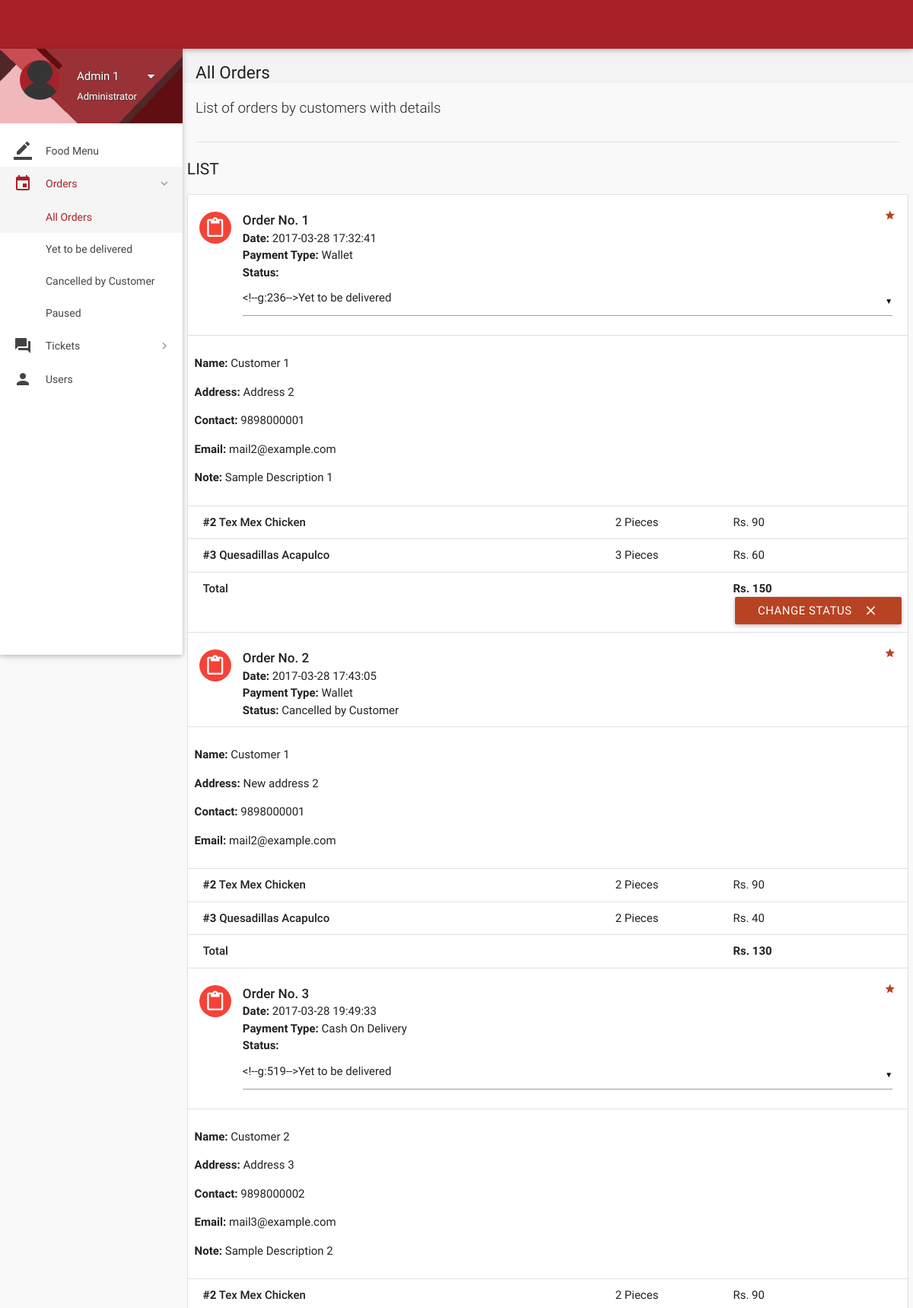
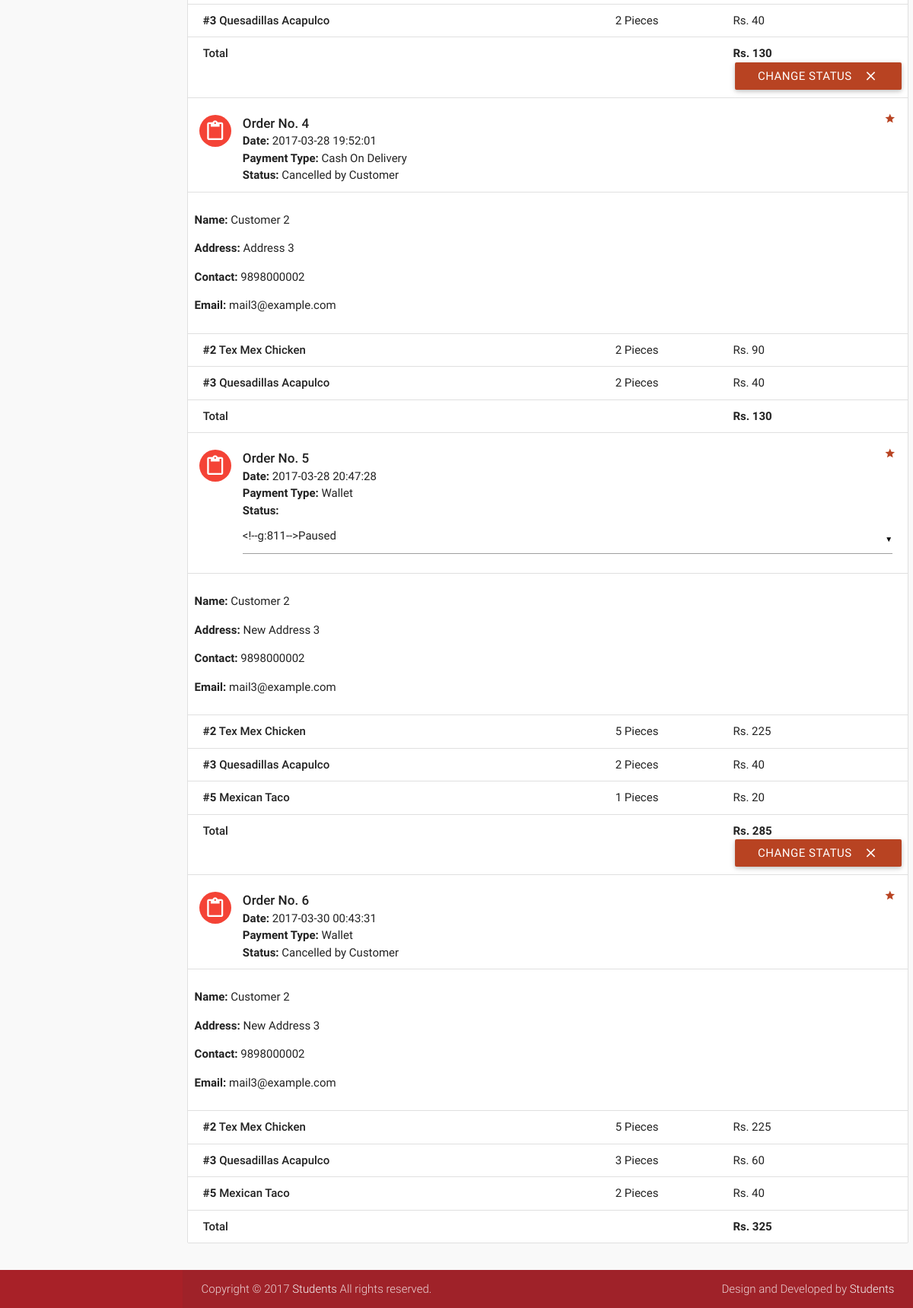
The page /account/all-orders.php (signed in) on the database its author committed (2 pictures, top to bottom).
### tables this page shows
CREATE TABLE `orders` (
  `id` int(11) NOT NULL,
  `customer_id` int(11) NOT NULL,
  `address` varchar(300) NOT NULL,
  `description` varchar(300) NOT NULL,
  `date` datetime NOT NULL DEFAULT current_timestamp(),
  `payment_type` varchar(16) NOT NULL DEFAULT 'Wallet',
  `total` int(11) NOT NULL,
  `status` varchar(25) NOT NULL DEFAULT 'Yet to be delivered',
  `deleted` tinyint(4) NOT NULL DEFAULT 0
);

CREATE TABLE `users` (
  `id` int(11) NOT NULL,
  `role` varchar(15) NOT NULL DEFAULT 'Customer',
  `name` varchar(15) NOT NULL,
  `username` varchar(100) NOT NULL,
  `password` varchar(16) NOT NULL,
  `email` varchar(35) DEFAULT NULL,
  `address` varchar(300) DEFAULT NULL,
  `contact` bigint(11) NOT NULL,
  `verified` tinyint(1) NOT NULL DEFAULT 0,
  `deleted` tinyint(4) NOT NULL DEFAULT 0
);

CREATE TABLE `order_details` (
  `id` int(11) NOT NULL,
  `order_id` int(11) NOT NULL,
  `item_id` int(11) NOT NULL,
  `quantity` int(11) NOT NULL,
  `price` int(11) NOT NULL
);

CREATE TABLE `items` (
  `id` int(11) NOT NULL,
  `name` varchar(20) NOT NULL,
  `price` int(11) NOT NULL,
  `deleted` tinyint(4) NOT NULL DEFAULT 0,
  `image` blob NOT NULL
);

### account/includes/connect.php (called while the page is built, shortened)
<?php
$name = $_SESSION['name'];
$role = $_SESSION['role'];
?>

### account/all-orders.php (the view, shortened to what this page needs)
<?php
include 'includes/connect.php';
	if($_SESSION['admin_sid']==session_id())
	{
		?>
<!DOCTYPE html>
<html lang="en">
<head>
  <link href="css/materialize.min.css" type="text/css" rel="stylesheet" media="screen,projection">
  <link href="css/style.min.css" type="text/css" rel="stylesheet" media="screen,projection">
  <link href="css/custom/custom.min.css" type="text/css" rel="stylesheet" media="screen,projection">
  <link href="js/plugins/perfect-scrollbar/perfect-scrollbar.css" type="text/css" rel="stylesheet" media="screen,projection">
</head>
<body>
  <header id="header" class="page-topbar">
        <div class="navbar-fixed">
            <nav class="navbar-color">
                <div class="nav-wrapper">
                    <ul class="left">
                      <li><h1 class="logo-wrapper"><a href="index.php" class="brand-logo darken-1"><img src="images/materialize-logo.png" alt="logo"></a> <span class="logo-text">Logo</span></h1></li>
                    </ul>
                </div>
            </nav>
        </div>
  </header>
  <div id="main">
    <div class="wrapper">
      <aside id="left-sidebar-nav">
        <ul id="slide-out" class="side-nav fixed leftside-navigation">
            <li class="user-details cyan darken-2">
            <div class="row">
                <div class="col col s4 m4 l4">
                    <img src="images/avatar.jpg" alt="" class="circle responsive-img valign profile-image">
                </div>
                <div class="col col s8 m8 l8">
                    <a class="btn-flat dropdown-button waves-effect waves-light white-text profile-btn" href="#" data-activates="profile-dropdown"><?php echo $name;?> <i class="mdi-navigation-arrow-drop-down right"></i></a>
                    <p class="user-roal"><?php echo $role;?></p>
                </div>
            </div>
            </li>
            <li class="bold"><a href="index.php" class="waves-effect waves-cyan"><i class="mdi-editor-border-color"></i> Food Menu</a>
            </li>
                <li class="no-padding">
                    <ul class="collapsible collapsible-accordion">
                        <li class="bold"><a class="collapsible-header waves-effect waves-cyan active"><i class="mdi-editor-insert-invitation"></i> Orders</a>
                            <div class="collapsible-body">
                                <ul>
								<li class="<?php
								if(!isset($_GET['status'])){
										echo 'active';
									}?>
									"><a href="all-orders.php">All Orders</a>
                                </li>
								<?php
									$sql = mysqli_query($con, "SELECT DISTINCT status FROM orders;");
									while($row = mysqli_fetch_array($sql)){
                                    echo '<li class='.(isset($_GET['status'])?($status == $_GET['status'] ? 'active' : ''): '').'><a href="all-orders.php?status='.$row['status'].'">'.$row['status'].'</a>
                                    </li>';
									}
									?>
                                </ul>
                            </div>
                        </li>
                    </ul>
                </li>
                 <li class="no-padding">
                    <ul class="collapsible collapsible-accordion">
                        <li class="bold"><a class="collapsible-header waves-effect waves-cyan"><i class="mdi-action-question-answer"></i> Tickets</a>
                        </li>
                    </ul>
                </li>
            <li class="bold"><a href="users.php" class="waves-effect waves-cyan"><i class="mdi-social-person"></i> Users</a>
            </li>
        </ul>
        </aside>
      <section id="content">
        <div id="breadcrumbs-wrapper">
          <div class="container">
            <div class="row">
              <div class="col s12 m12 l12">
                <h5 class="breadcrumbs-title">All Orders</h5>
              </div>
            </div>
          </div>
        </div>
        <div class="container">
          <p class="caption">List of orders by customers with details</p>
          <div class="divider"></div>
<div id="work-collections" class="seaction">
					<?php
					if(isset($_GET['status'])){
						$status = $_GET['status'];
					}
					else{
						$status = '%';
					}
					$sql = mysqli_query($con, "SELECT * FROM orders WHERE status LIKE '$status';");
					echo '<div class="row">
                <div>
                    <h4 class="header">List</h4>
                    <ul id="issues-collection" class="collection">';
					while($row = mysqli_fetch_array($sql))
					{
						$status = $row['status'];
						$deleted = $row['deleted'];
						echo '<li class="collection-item avatar">
                              <i class="mdi-content-content-paste red circle"></i>
                              <span class="collection-header">Order No. '.$row['id'].'</span>
                              <p><strong>Date:</strong> '.$row['date'].'</p>
                              <p><strong>Payment Type:</strong> '.$row['payment_type'].'</p>
							  <p><strong>Status:</strong> '.($deleted ? $status : '
							  <form method="post" action="routers/edit-orders.php">
							    <input type="hidden" value="'.$row['id'].'" name="id">
								<select name="status">
								<option value="Yet to be delivered" '.($status=='Yet to be delivered' ? 'selected' : '').'>Yet to be delivered</option>
								<option value="Delivered" '.($status=='Delivered' ? 'selected' : '').'>Delivered</option>
								<option value="Cancelled by Admin" '.($status=='Cancelled by Admin' ? 'selected' : '').'>Cancelled by Admin</option>
								<option value="Paused" '.($status=='Paused' ? 'selected' : '').'>Paused</option>
								</select>
							  ').'</p>
                              <a href="#" class="secondary-content"><i class="mdi-action-grade"></i></a>
                              </li>';
						$order_id = $row['id'];
						$customer_id = $row['customer_id'];
						$sql1 = mysqli_query($con, "SELECT * FROM order_details WHERE order_id = $order_id;");
						$sql3 = mysqli_query($con, "SELECT * FROM users WHERE id = $customer_id;");
							while($row3 = mysqli_fetch_array($sql3))
							{
							echo '<li class="collection-item">
                            <div class="row">
							<p><strong>Name: </strong>'.$row3['name'].'</p>
							<p><strong>Address: </strong>'.$row['address'].'</p>
							'.($row3['contact'] == '' ? '' : '<p><strong>Contact: </strong>'.$row3['contact'].'</p>').'
							'.($row3['email'] == '' ? '' : '<p><strong>Email: </strong>'.$row3['email'].'</p>').'
							'.(!empty($row['description']) ? '<p><strong>Note: </strong>'.$row['description'].'</p>' : '').'
                            </li>';
							}
						while($row1 = mysqli_fetch_array($sql1))
						{
							$item_id = $row1['item_id'];
							$sql2 = mysqli_query($con, "SELECT * FROM items WHERE id = $item_id;");
							while($row2 = mysqli_fetch_array($sql2))
								$item_name = $row2['name'];
							echo '<li class="collection-item">
                            <div class="row">
                            <div class="col s7">
                            <p class="collections-title"><strong>#'.$row1['item_id'].'</strong> '.$item_name.'</p>
                            </div>
                            <div class="col s2">
                            <span>'.$row1['quantity'].' Pieces</span>
                            </div>
                            <div class="col s3">
                            <span>Rs. '.$row1['price'].'</span>
                            </div>
                            </div>
                            </li>';
						}
								echo'<li class="collection-item">
                                        <div class="row">
                                            <div class="col s7">
                                                <p class="collections-title"> Total</p>
                                            </div>
                                            <div class="col s2">
											<span> </span>
                                            </div>
                                            <div class="col s3">
                                                <span><strong>Rs. '.$row['total'].'</strong></span>
                                            </div>';
								if(!$deleted){
								echo '<button class="btn waves-effect waves-light right submit" type="submit" name="action">Change Status
                                              <i class="mdi-content-clear right"></i>
										</button>
										</form>';
								}
								echo'</div></li>';
					}
					?>
					</ul>
                </div>
              </div>
            </div>
        </div>
      </section>
    </div>
  </div>
  <footer class="page-footer">
    <div class="footer-copyright">
      <div class="container">
        <span>Copyright © 2017 <a class="grey-text text-lighten-4" href="#" target="_blank">Students</a> All rights reserved.</span>
        <span class="right"> Design and Developed by <a class="grey-text text-lighten-4" href="#">Students</a></span>
        </div>
    </div>
  </footer>
</body>
</html>
<?php
	}
?>

### rows shown on the page
orders: id "1", date "2017-03-28 17:32:41", payment_type "Wallet", address "Address 2", description "Sample Description 1", total "150", deleted "CHANGE STATUS"
users: name "Customer 1", contact "9898000001", email "mail2@example.com"
order_details: item "2", item.name "Tex Mex Chicken", quantity "2", price "90"
order_details: item "3", item.name "Quesadillas Acapulco", quantity "3", price "60"
orders: id "2", date "2017-03-28 17:43:05", payment_type "Wallet", status "Cancelled by Customer", address "New address 2", total "130"
order_details: item "2", item.name "Tex Mex Chicken", quantity "2", price "90"
order_details: item "3", item.name "Quesadillas Acapulco", quantity "2", price "40"
orders: id "3", date "2017-03-28 19:49:33", payment_type "Cash On Delivery", address "Address 3", description "Sample Description 2", total "130", deleted "CHANGE STATUS"
users: name "Customer 2", contact "9898000002", email "mail3@example.com"
order_details: item "2", item.name "Tex Mex Chicken", quantity "2", price "90"
order_details: item "3", item.name "Quesadillas Acapulco", quantity "2", price "40"
orders: id "4", date "2017-03-28 19:52:01", payment_type "Cash On Delivery", status "Cancelled by Customer", address "Address 3", total "130"
order_details: item "2", item.name "Tex Mex Chicken", quantity "2", price "90"
order_details: item "3", item.name "Quesadillas Acapulco", quantity "2", price "40"
orders: id "5", date "2017-03-28 20:47:28", payment_type "Wallet", address "New Address 3", total "285", deleted "CHANGE STATUS"
order_details: item "2", item.name "Tex Mex Chicken", quantity "5", price "225"
order_details: item "3", item.name "Quesadillas Acapulco", quantity "2", price "40"
order_details: item "5", item.name "Mexican Taco", quantity "1", price "20"
orders: id "6", date "2017-03-30 00:43:31", payment_type "Wallet", status "Cancelled by Customer", address "New Address 3", total "325"
order_details: item "2", item.name "Tex Mex Chicken", quantity "5", price "225"
order_details: item "3", item.name "Quesadillas Acapulco", quantity "3", price "60"
order_details: item "5", item.name "Mexican Taco", quantity "2", price "40"

### other values the page prints
$name "Admin 1"
$role "Administrator"
$row['status'] "Yet to be delivered"
$row['status'] "Cancelled by Customer"
$row['status'] "Paused"
